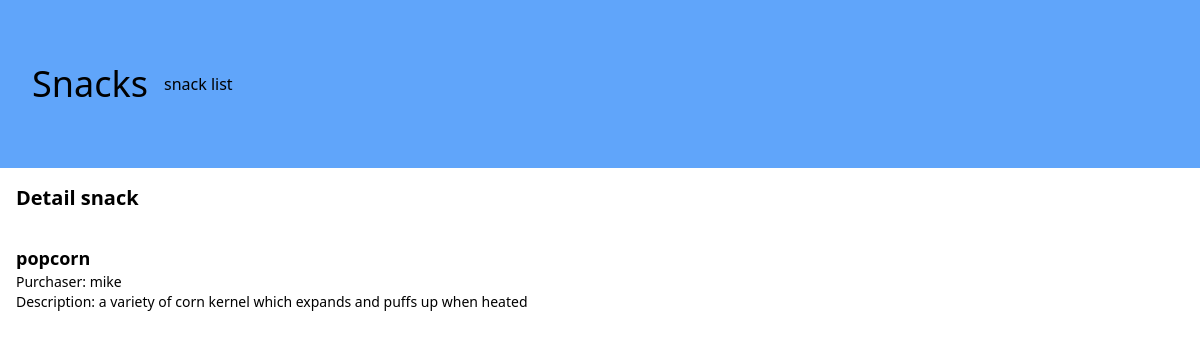
/1/, run on the app's committed database.
### snacks/models.py (models this page shows, shortened)
class Snack(models.Model):
    name = models.CharField(max_length=64)
    purchaser = models.ForeignKey(get_user_model(), on_delete=models.CASCADE)
    description = models.TextField()

### snacks/views.py (the view)
# urls.py: path('<int:pk>/', SnackDetailView.as_view(), name ='snack_detail'),
class SnackDetailView(DetailView):
    template_name = 'snack_detail.html'
    model = Snack

### templates/snack_detail.html (shortened to what this page needs)
{% extends 'base.html' %}
{% block content %}
    <h2 class="text-xl font-bold p-4"> Detail snack </h2>
        <div class="p-4 ">
            <p class="text-lg font-bold">
                {{ snack.name }}
            </p>
            <p class="text-sm">
                Purchaser: {{ snack.purchaser }}
            </p>
            <p class="text-sm">
                Description: {{ snack.description }}
            </p>
        </div>
    {% endblock content %}

### data on the page
Snack: name "popcorn", purchaser "mike", description "a variety of corn kernel which expands and puffs up when heated"
